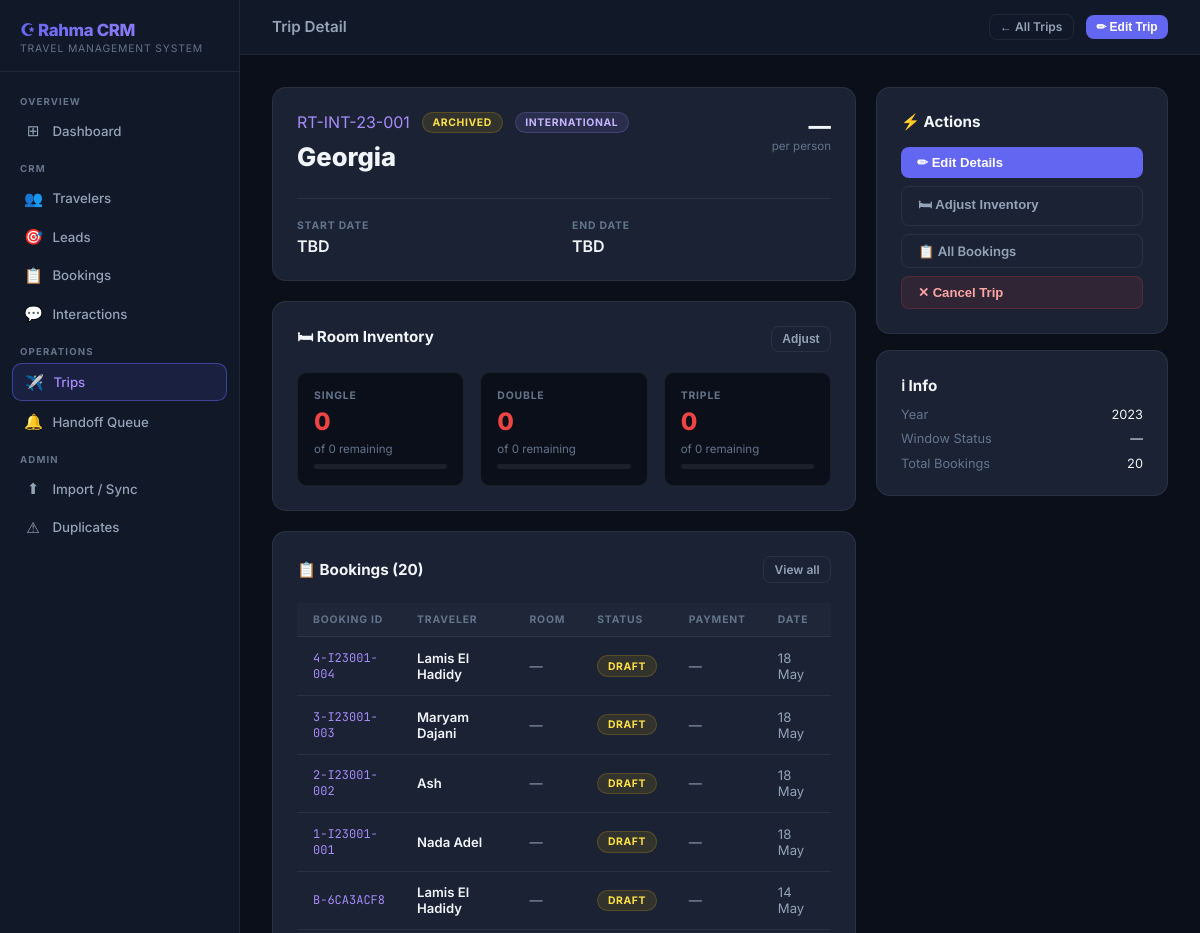
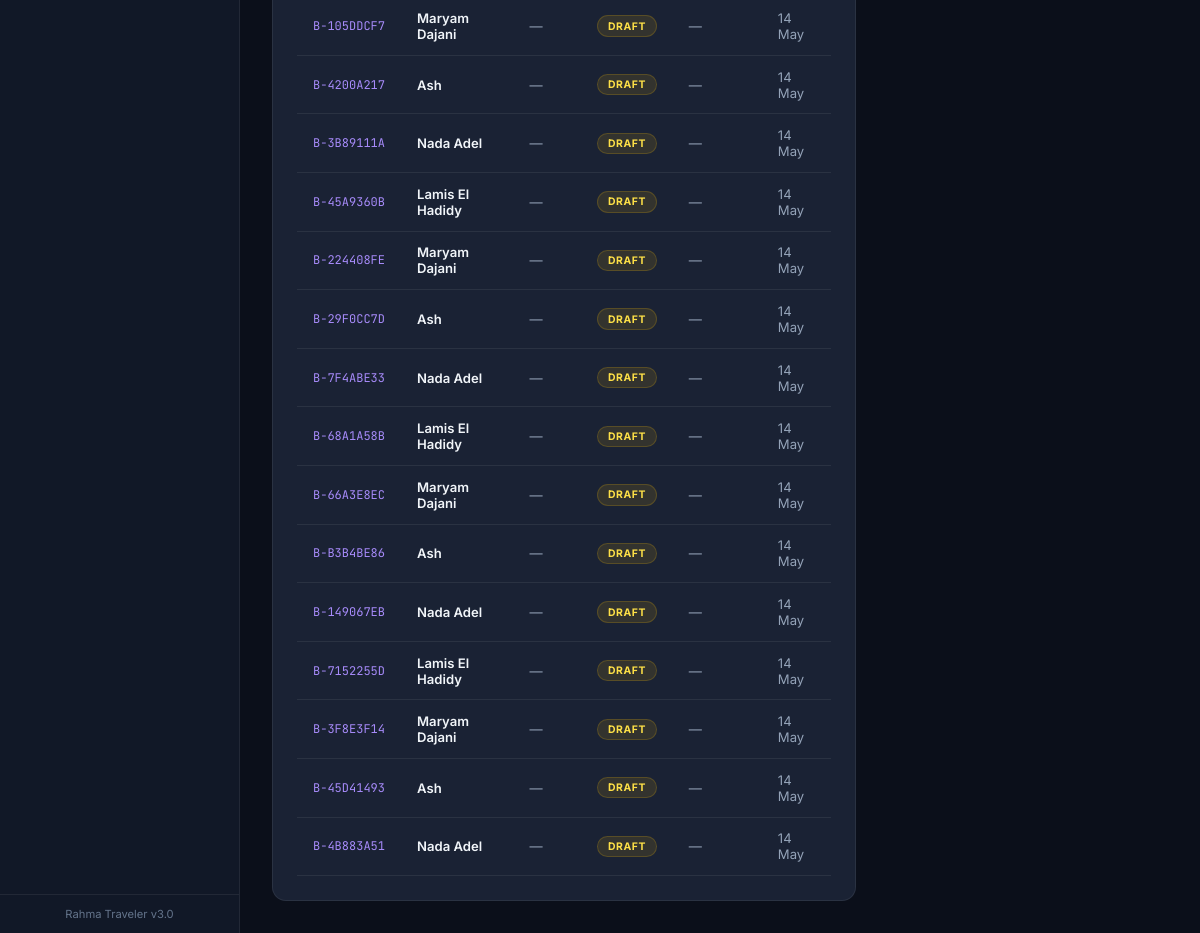
Screenshot of /trips/RT-INT-23-001 with the database file from the repository (2 pictures, top to bottom).
### app/models/trip.py (models this page shows, shortened)
class Trip(db.Model):
    __tablename__ = 'trips'
    trip_id = db.Column(db.String(50), primary_key=True)
    trip_name = db.Column(db.String(200), nullable=False)
    type = db.Column(db.String(50)) # Local / International
    year = db.Column(db.Integer)
    trip_leader = db.Column(db.String(100))
    start_date = db.Column(db.Date)
    end_date = db.Column(db.Date)
    sales_status = db.Column(db.String(50)) # Open / Closed / Cancelled
    data_audit = db.Column(db.Text)
    trip_window_status = db.Column(db.String(50))
    trip_availability_note = db.Column(db.Text)
    next_reengage_date = db.Column(db.Date)
    single_total = db.Column(db.Integer, default=0)
    double_total = db.Column(db.Integer, default=0)
    triple_total = db.Column(db.Integer, default=0)
    single_remaining = db.Column(db.Integer, default=0)
    double_remaining = db.Column(db.Integer, default=0)
    triple_remaining = db.Column(db.Integer, default=0)
    draft_holds_single = db.Column(db.Integer, default=0)
    draft_holds_double = db.Column(db.Integer, default=0)
    draft_holds_triple = db.Column(db.Integer, default=0)
    public_price = db.Column(db.String(200))
    public_description = db.Column(db.Text)
    sales_notes = db.Column(db.Text)
    bookings = db.relationship('TripBooking', backref='trip', lazy=True)

### app/models/booking.py (models this page shows, shortened)
class TripBooking(db.Model):
    __tablename__ = 'trip_bookings'
    booking_id = db.Column(db.String(50), primary_key=True)
    trip_id = db.Column(db.String(50), db.ForeignKey('trips.trip_id'))
    trip_name = db.Column(db.String(200))
    traveler_id = db.Column(db.String(20), db.ForeignKey('travelers.traveler_id'))
    traveler_name = db.Column(db.String(200))
    room_type = db.Column(db.String(50))
    flight_option = db.Column(db.String(50))
    date_option = db.Column(db.String(50))
    currency = db.Column(db.String(20))
    booking_status = db.Column(db.String(50)) # Draft / Confirmed / Cancelled
    draft_created_at = db.Column(db.DateTime, default=datetime.utcnow)
    booking_source = db.Column(db.String(100))
    lead_id = db.Column(db.String(50))
    interaction_id = db.Column(db.String(50))
    alert_id = db.Column(db.String(50))
    payment_status = db.Column(db.String(100))
    booking_notes = db.Column(db.Text)

### app/routes/trips.py (the view)
@trips_bp.route('/<string:trip_id>')
def detail(trip_id):
    trip = Trip.query.get_or_404(trip_id)
    bookings = TripBooking.query.filter_by(trip_id=trip_id)\
        .order_by(TripBooking.draft_created_at.desc()).all()
    return render_template('trips/detail.html', trip=trip, bookings=bookings)

### app/templates/trips/detail.html (shortened to what this page needs)
{% extends "base.html" %}
{% block topbar_title %}Trip Detail{% endblock %}
{% block topbar_actions %}
<a href="{{ url_for('trips.index') }}" class="btn btn-ghost btn-sm">← All Trips</a>
<button onclick="openModal('editTrip')" class="btn btn-primary btn-sm">✏ Edit Trip</button>
{% endblock %}
{% block content %}
<div style="display:grid;grid-template-columns:2fr 1fr;gap:1.25rem">
    <div style="display:flex;flex-direction:column;gap:1.25rem">
        <div class="card">
            <div style="display:flex;align-items:flex-start;justify-content:space-between;gap:1rem">
                <div>
                    <div style="display:flex;align-items:center;gap:0.75rem;flex-wrap:wrap;margin-bottom:0.5rem">
                        <span class="mono" style="color:var(--accent-2)">{{ trip.trip_id }}</span>
                        {% if trip.sales_status == 'Open' %}<span class="badge badge-green">Open</span>
                        {% elif trip.sales_status == 'Closed' %}<span class="badge badge-red">Closed</span>
                        {% elif trip.sales_status == 'Cancelled' %}<span class="badge badge-gray">Cancelled</span>
                        {% else %}<span class="badge badge-yellow">{{ trip.sales_status }}</span>{% endif %}
                        {% if trip.type %}<span class="badge badge-purple">{{ trip.type }}</span>{% endif %}
                    </div>
                    <h1 style="font-size:1.6rem;font-weight:800;color:var(--text-main);margin-bottom:0.35rem">{{ trip.trip_name }}</h1>
                </div>
                <div style="text-align:right;flex-shrink:0">
                    <div style="font-size:1.4rem;font-weight:800;color:var(--text-main)">{{ trip.public_price or '—' }}</div>
                    <div style="font-size:0.72rem;color:var(--text-muted)">per person</div>
                </div>
            </div>
            <div style="display:grid;grid-template-columns:1fr 1fr;gap:1rem;margin-top:1.25rem;padding-top:1.25rem;border-top:1px solid var(--border)">
                <div>
                    <div style="font-size:0.65rem;font-weight:700;color:var(--text-muted);text-transform:uppercase;letter-spacing:0.08em;margin-bottom:4px">Start Date</div>
                    <div style="color:var(--text-main);font-weight:600">{{ trip.start_date.strftime('%d %B %Y') if trip.start_date else 'TBD' }}</div>
                </div>
                <div>
                    <div style="font-size:0.65rem;font-weight:700;color:var(--text-muted);text-transform:uppercase;letter-spacing:0.08em;margin-bottom:4px">End Date</div>
                    <div style="color:var(--text-main);font-weight:600">{{ trip.end_date.strftime('%d %B %Y') if trip.end_date else 'TBD' }}</div>
                </div>
            </div>
        </div>
        <div class="card">
            <div class="card-header">
                <span class="card-title">🛏 Room Inventory</span>
                <button onclick="openModal('editInventory')" class="btn btn-ghost btn-sm">Adjust</button>
            </div>
            <div style="display:grid;grid-template-columns:1fr 1fr 1fr;gap:1rem">
                {% for label, total, remaining in [
                    ('Single', trip.single_total, trip.single_remaining),
                    ('Double', trip.double_total, trip.double_remaining),
                    ('Triple', trip.triple_total, trip.triple_remaining)
                ] %}
                {% set pct = (remaining / total * 100) if total else 0 %}
                <div style="background:var(--bg-base);border:1px solid var(--border);border-radius:0.6rem;padding:1rem">
                    <div style="font-size:0.65rem;font-weight:700;color:var(--text-muted);text-transform:uppercase;letter-spacing:0.08em">{{ label }}</div>
                    <div style="font-size:1.5rem;font-weight:800;margin:0.35rem 0;color:{% if pct > 30 %}var(--green){% elif pct > 0 %}var(--yellow){% else %}var(--red){% endif %}">{{ remaining }}</div>
                    <div style="font-size:0.72rem;color:var(--text-muted)">of {{ total }} remaining</div>
                    <div class="cap-bar" style="margin-top:0.5rem">
                    </div>
                </div>
                {% endfor %}
            </div>
        </div>
        <div class="card">
            <div class="card-header">
                <span class="card-title">📋 Bookings ({{ bookings|length }})</span>
                <a href="{{ url_for('bookings.index') }}?q={{ trip.trip_id }}" class="btn btn-ghost btn-sm">View all</a>
            </div>
            {% if bookings %}
            <table class="data-table">
                <thead><tr><th>Booking ID</th><th>Traveler</th><th>Room</th><th>Status</th><th>Payment</th><th>Date</th></tr></thead>
                <tbody>
                {% for b in bookings %}
                <tr onclick="window.location='{{ url_for('bookings.detail', booking_id=b.booking_id) }}'">
                    <td class="mono">{{ b.booking_id }}</td>
                    <td class="primary">{{ b.traveler_name or '—' }}</td>
                    <td>{{ b.room_type or '—' }}</td>
                    <td>
                        {% if b.booking_status == 'Confirmed' %}<span class="badge badge-green">Confirmed</span>
                        {% elif b.booking_status == 'Cancelled' %}<span class="badge badge-red">Cancelled</span>
                        {% else %}<span class="badge badge-yellow">Draft</span>{% endif %}
                    </td>
                    <td>{{ b.payment_status or '—' }}</td>
                    <td>{{ b.draft_created_at.strftime('%d %b') if b.draft_created_at else '—' }}</td>
                </tr>
                {% endfor %}
                </tbody>
            </table>
            {% else %}
            <p style="color:var(--text-muted);font-size:0.83rem;padding:1rem 0">No bookings yet for this trip.</p>
            {% endif %}
        </div>
    </div>
    <div style="display:flex;flex-direction:column;gap:1rem">
        <div class="card">
            <div class="card-title" style="margin-bottom:1rem">⚡ Actions</div>
            <div style="display:flex;flex-direction:column;gap:0.5rem">
                <button onclick="openModal('editTrip')" class="btn btn-primary">✏ Edit Details</button>
                <button onclick="openModal('editInventory')" class="btn btn-ghost">🛏 Adjust Inventory</button>
                <a href="{{ url_for('bookings.index') }}" class="btn btn-ghost">📋 All Bookings</a>
                <form action="{{ url_for('trips.update', trip_id=trip.trip_id) }}" method="POST" onsubmit="return confirm('Mark as Cancelled?')">
                    <button type="submit" class="btn btn-danger" style="width:100%">✕ Cancel Trip</button>
                </form>
            </div>
        </div>
        <div class="card">
            <div class="card-title" style="margin-bottom:0.75rem">ℹ Info</div>
            <div style="display:flex;flex-direction:column;gap:0.6rem;font-size:0.8rem">
                <div style="display:flex;justify-content:space-between">
                    <span style="color:var(--text-muted)">Year</span>
                    <span style="color:var(--text-main)">{{ trip.year or '—' }}</span>
                </div>
                <div style="display:flex;justify-content:space-between">
                    <span style="color:var(--text-muted)">Window Status</span>
                    <span style="color:var(--text-main)">{{ trip.trip_window_status or '—' }}</span>
                </div>
                <div style="display:flex;justify-content:space-between">
                    <span style="color:var(--text-muted)">Total Bookings</span>
                    <span style="color:var(--text-main)">{{ bookings|length }}</span>
                </div>
            </div>
        </div>
    </div>
</div>
{% endblock %}

### app/templates/base.html (style rules this page uses)
*, *::before, *::after { box-sizing: border-box; margin: 0; padding: 0; }
:root { --bg-base: #0b0f1a; --bg-surface: #111827; --bg-card: #1a2234; --bg-hover: #1e2a40; --border: rgba(255,255,255,0.07); --border-act: rgba(99,102,241,0.5); --accent: #6366f1; --accent-2: #a78bfa; --text-main: #f1f5f9; --text-muted: #64748b; --text-dim: #94a3b8; --green: #22c55e; --yellow: #eab308; --red: #ef4444; --sidebar-w: 240px; }
html, body { height: 100%; font-family: 'Inter', sans-serif; background: var(--bg-base); color: var(--text-main); }
.btn { display: inline-flex; align-items: center; gap: 0.4rem; padding: 0.5rem 1rem; border-radius: 0.5rem; font-size: 0.82rem; font-weight: 600; border: none; cursor: pointer; text-decoration: none; transition: all 0.15s ease; }
.btn-primary { background: var(--accent); color: #fff; }
.btn-ghost { background: transparent; color: var(--text-dim); border: 1px solid var(--border); }
.btn-danger { background: rgba(239,68,68,0.1); color: #fca5a5; border: 1px solid rgba(239,68,68,0.2); }
.btn-sm { padding: 0.3rem 0.65rem; font-size: 0.75rem; }
.card { background: var(--bg-card); border: 1px solid var(--border); border-radius: 0.875rem; padding: 1.5rem; }
.card-header { display: flex; align-items: center; justify-content: space-between; margin-bottom: 1.25rem; }
.card-title { font-size: 0.95rem; font-weight: 700; color: var(--text-main); }
.badge { display: inline-flex; align-items: center; padding: 0.2rem 0.6rem; border-radius: 999px; font-size: 0.65rem; font-weight: 700; text-transform: uppercase; letter-spacing: 0.06em; }
.badge-yellow { background: rgba(234,179,8,0.12); color: #fde047; border: 1px solid rgba(234,179,8,0.2); }
.badge-purple { background: rgba(167,139,250,0.12);color: #c4b5fd; border: 1px solid rgba(167,139,250,0.2); }
.data-table { width: 100%; border-collapse: collapse; font-size: 0.82rem; }
.data-table thead th { text-align: left; padding: 0.65rem 1rem; color: var(--text-muted); font-size: 0.65rem; font-weight: 700; text-transform: uppercase; letter-spacing: 0.08em; border-bottom: 1px solid var(--border); background: rgba(255,255,255,0.02); }
.data-table tbody tr { border-bottom: 1px solid var(--border); transition: background 0.1s; cursor: pointer; }
.data-table tbody td { padding: 0.8rem 1rem; color: var(--text-dim); vertical-align: middle; }
.data-table tbody td.primary { color: var(--text-main); font-weight: 600; }
.data-table tbody td.mono { font-family: 'JetBrains Mono', monospace; font-size: 0.75rem; color: var(--accent-2); }
.cap-bar { height: 5px; background: var(--border); border-radius: 999px; overflow: hidden; margin-top: 4px; }

### rows the page displays
Trip: trip_id "RT-INT-23-001", sales_status "ARCHIVED", type "INTERNATIONAL", trip_name "Georgia", public_price "—", start_date "TBD", end_date "TBD", single_total 0 (drawn), year "2023", trip_window_status "—"
TripBooking: booking_id "4-I23001-004", traveler_name "Lamis El Hadidy", room_type "—", shows "DRAFT", payment_status "—", draft_created_at "18 May"
TripBooking: booking_id "3-I23001-003", traveler_name "Maryam Dajani", room_type "—", shows "DRAFT", payment_status "—", draft_created_at "18 May"
TripBooking: booking_id "2-I23001-002", traveler_name "Ash", room_type "—", shows "DRAFT", payment_status "—", draft_created_at "18 May"
TripBooking: booking_id "1-I23001-001", traveler_name "Nada Adel", room_type "—", shows "DRAFT", payment_status "—", draft_created_at "18 May"
TripBooking: booking_id "B-6CA3ACF8", traveler_name "Lamis El Hadidy", room_type "—", shows "DRAFT", payment_status "—", draft_created_at "14 May"
TripBooking: booking_id "B-105DDCF7", traveler_name "Maryam Dajani", room_type "—", shows "DRAFT", payment_status "—", draft_created_at "14 May"
TripBooking: booking_id "B-4200A217", traveler_name "Ash", room_type "—", shows "DRAFT", payment_status "—", draft_created_at "14 May"
TripBooking: booking_id "B-3B89111A", traveler_name "Nada Adel", room_type "—", shows "DRAFT", payment_status "—", draft_created_at "14 May"
TripBooking: booking_id "B-45A9360B", traveler_name "Lamis El Hadidy", room_type "—", shows "DRAFT", payment_status "—", draft_created_at "14 May"
TripBooking: booking_id "B-224408FE", traveler_name "Maryam Dajani", room_type "—", shows "DRAFT", payment_status "—", draft_created_at "14 May"
TripBooking: booking_id "B-29F0CC7D", traveler_name "Ash", room_type "—", shows "DRAFT", payment_status "—", draft_created_at "14 May"
TripBooking: booking_id "B-7F4ABE33", traveler_name "Nada Adel", room_type "—", shows "DRAFT", payment_status "—", draft_created_at "14 May"
TripBooking: booking_id "B-68A1A58B", traveler_name "Lamis El Hadidy", room_type "—", shows "DRAFT", payment_status "—", draft_created_at "14 May"
TripBooking: booking_id "B-66A3E8EC", traveler_name "Maryam Dajani", room_type "—", shows "DRAFT", payment_status "—", draft_created_at "14 May"
TripBooking: booking_id "B-B3B4BE86", traveler_name "Ash", room_type "—", shows "DRAFT", payment_status "—", draft_created_at "14 May"
TripBooking: booking_id "B-149067EB", traveler_name "Nada Adel", room_type "—", shows "DRAFT", payment_status "—", draft_created_at "14 May"
TripBooking: booking_id "B-7152255D", traveler_name "Lamis El Hadidy", room_type "—", shows "DRAFT", payment_status "—", draft_created_at "14 May"
TripBooking: booking_id "B-3F8E3F14", traveler_name "Maryam Dajani", room_type "—", shows "DRAFT", payment_status "—", draft_created_at "14 May"
TripBooking: booking_id "B-45D41493", traveler_name "Ash", room_type "—", shows "DRAFT", payment_status "—", draft_created_at "14 May"
TripBooking: booking_id "B-4B883A51", traveler_name "Nada Adel", room_type "—", shows "DRAFT", payment_status "—", draft_created_at "14 May"

### other values shown
{{ label }} "SINGLE" "DOUBLE" "TRIPLE"
{{ remaining }} "0" "0" "0"
{{ total }} "0" "0" "0"
{{ bookings|length }} "20"
